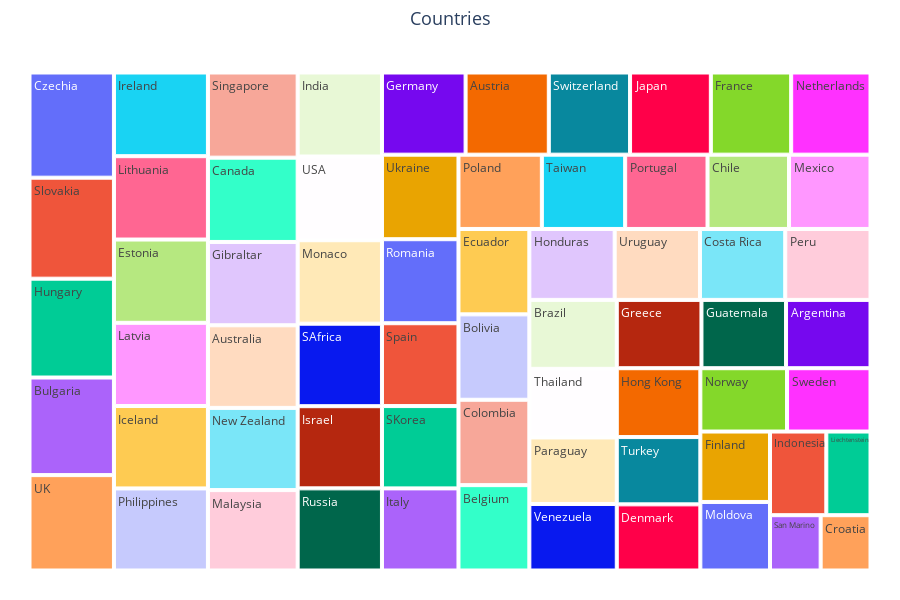

Notebook source saved alongside this figure:
### Code cell
# TREEMAP

fig = px.treemap(df_new,
                 path=[df_new.index], 
                 values='Total Library Size', 
                 width=900, 
                 height=600)
fig.update_layout(title="Countries",
                  title_x = 0.5, title_font = dict(size=18),
                 )
fig.update_layout(margin = dict(t=50, l=25, r=25, b=25))
fig.show()

### Figure 1 — Plotly figure (JSON) as saved in the notebook; plotly's stock layout.template omitted (floating-point values rounded to 4 significant figures)
{"data": [{"branchvalues": "total", "domain": {"x": [0, 1], "y": [0, 1]}, "hovertemplate": "labels=%{label}<br>Total Library Size=%{value}<br>parent=%{parent}<br>id=%{id}<extra></extra>", "ids": ["Argentina", "Australia", "Austria", "Belgium", "Bolivia", "Brazil", "Bulgaria", "Canada", "Chile", "Colombia", "Costa Rica", "Croatia", "Czechia", "Denmark", "Ecuador", "Estonia", "Finland", "France", "Germany", "Gibraltar", "Greece", "Guatemala", "Honduras", "Hong Kong", "Hungary", "Iceland", "India", "Indonesia", "Ireland", "Israel", "Italy", "Japan", "Latvia", "Liechtenstein", "Lithuania", "Malaysia", "Mexico", "Moldova", "Monaco", "Netherlands", "New Zealand", "Norway", "Paraguay", "Peru", "Philippines", "Poland", "Portugal", "Romania", "Russia", "SAfrica", "SKorea", "San Marino", "Singapore", "Slovakia", "Spain", "Sweden", "Switzerland", "Taiwan", "Thailand", "Turkey", "UK", "USA", "Ukraine", "Uruguay", "Venezuela"], "labels": ["Argentina", "Australia", "Austria", "Belgium", "Bolivia", "Brazil", "Bulgaria", "Canada", "Chile", "Colombia", "Costa Rica", "Croatia", "Czechia", "Denmark", "Ecuador", "Estonia", "Finland", "France", "Germany", "Gibraltar", "Greece", "Guatemala", "Honduras", "Hong Kong", "Hungary", "Iceland", "India", "Indonesia", "Ireland", "Israel", "Italy", "Japan", "Latvia", "Liechtenstein", "Lithuania", "Malaysia", "Mexico", "Moldova", "Monaco", "Netherlands", "New Zealand", "Norway", "Paraguay", "Peru", "Philippines", "Poland", "Portugal", "Romania", "Russia", "SAfrica", "SKorea", "San Marino", "Singapore", "Slovakia", "Spain", "Sweden", "Switzerland", "Taiwan", "Thailand", "Turkey", "UK", "USA", "Ukraine", "Uruguay", "Venezuela"], "name": "", "parents": ["", "", "", "", "", "", "", "", "", "", "", "", "", "", "", "", "", "", "", "", "", "", "", "", "", "", "", "", "", "", "", "", "", "", "", "", "", "", "", "", "", "", "", "", "", "", "", "", "", "", "", "", "", "", "", "", "", "", "", "", "", "", "", "", ""], "type": "treemap", "values": [4760, 6114, 5640, 4990, 4991, 4972, 6797, 6239, 4994, 4991, 4988, 2274, 7325, 4558, 4992, 6456, 4045, 5445, 5668, 6167, 4772, 4767, 4989, 4746, 6884, 6387, 5843, 3887, 6486, 5713, 5183, 5475, 6450, 3048, 6462, 5952, 4993, 3937, 5804, 5376, 6084, 4528, 4797, 4986, 6362, 5109, 5047, 5303, 5711, 5736, 5195, 2310, 6303, 7035, 5229, 4361, 5506, 5105, 4948, 4639, 6643, 5818, 5336, 4989, 4797]}], "layout": {"height": 600, "legend": {"tracegroupgap": 0}, "margin": {"b": 25, "l": 25, "r": 25, "t": 50}, "title": {"font": {"size": 18}, "text": "Countries", "x": 0.5}, "width": 900}}
